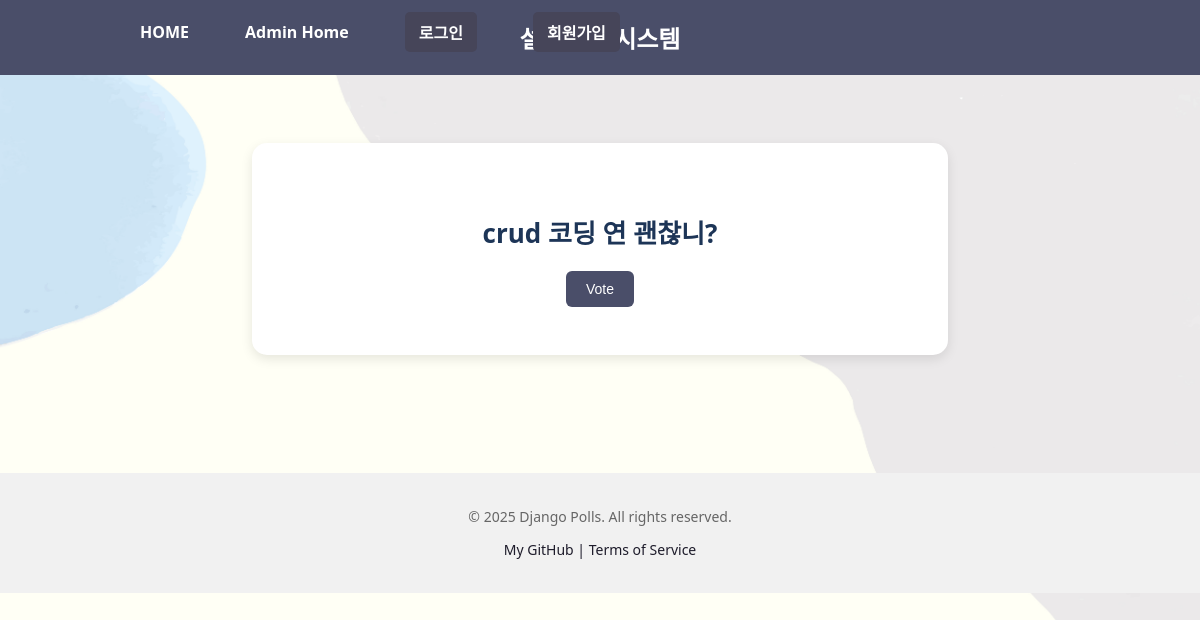
The page /polls/9/ on the database as committed earlier.
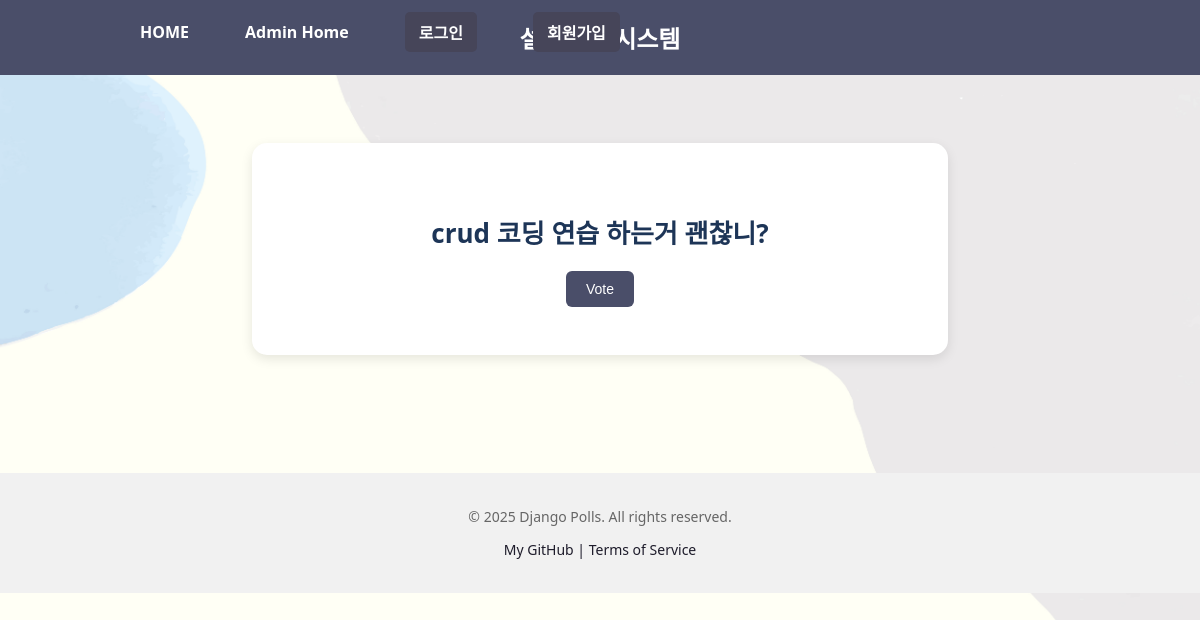
The same page on the database as committed later.
### polls/models.py (models this page shows, shortened)
class Question(models.Model):
    question_text = models.CharField(max_length=200)
    pub_date = models.DateTimeField('date published')

### polls/views.py (the view)
# urls.py: path("<int:pk>/", views.DetailView.as_view(), name="detail"),
class DetailView(generic.DetailView):
    model = Question
    template_name = "polls/detail.html"
    context_object_name = "question"

### templates/polls/detail.html (shortened to what this page needs)
{% extends "polls/base.html" %}
{% load static %}
{% block content %}
<link rel="stylesheet" href="{% static 'css/detail.css' %}">
<div class="detail-container">
 <h2 class="question-title">{{ question.question_text }}</h2>
 <form action="{% url 'polls:vote' question.id %}" method="post" class="vote-form">
  <div class="submit-btn-wrap">
   <input type="submit" value="Vote" class="submit-btn">
  </div>
 </form>
</div>
{% endblock %}

### templates/polls/base.html
{% load static %}
<!DOCTYPE html>
<html lang="ko">
    {% include "polls/head.html" %}
<body>
    {% include "polls/header.html" %}
    <main>
        {% block content %}{% endblock %}
    </main>
    {% include "polls/footer.html" %}
</body>
</html>

### templates/polls/head.html (shortened to what this page needs)
 {% load static %}
 <head>
  <link rel="stylesheet" href="{% static 'css/index.css' %}" />
  <link rel="stylesheet" href="{% static 'css/detail.css' %}" />
  <link rel="stylesheet" href="{% static 'css/accounts.css' %}" />
 </head>

### templates/polls/header.html
{% load static %}
<header>
  <div class="site-header">
    <h1 class="site-title">설문조사 시스템</h1>
    <nav class="site-nav">
      <ul>
        <li><a href="{% url 'polls:index' %}">HOME</a></li>
        <li><a href="{% url 'admin:index' %}">Admin Home</a></li>
        {% if user.is_authenticated %}
          <li>
            <form method="post" action="{% url 'logout' %}">
              {% csrf_token %}
              <button type="submit" class="nav-button">로그아웃</button>
            </form>
          </li>
        {% else %}
          <li><a href="{% url 'login' %}" class="nav-button">로그인</a></li>
          <li><a href="{% url 'signup' %}" class="nav-button">회원가입</a></li>
        {% endif %}
      </ul>
    </nav>
  </div>
</header>

### templates/polls/footer.html
{% load static %}
<footer>
 <div class="site-footer">
  <p>&copy; 2025 Django Polls. All rights reserved.</p>
  <p>
   <a href="https://github.com/aca1111-git">My GitHub |</a>
   <a href="/terms">Terms of Service</a>
  </p>
 </div>
</footer>

### static/css/index.css (style rules this page uses)
body { background: url("../img/background.jpg") no-repeat top left; background-size: cover; font-family: 'Segoe UI', sans-serif; margin: 0; padding: 0; }
header { background-color: #4a4e69; color: white; padding: 20px; justify-content: space-between; align-items: center; position: relative; }
.site-nav li { display: inline; background: none; box-shadow: none; }
main { padding: 20px; text-align: center; }
h2 { color: #333; font-size: 28px; margin-bottom: 20px; }
ul { list-style: none; padding: 0; margin: 0 auto; max-width: 700px; }
li { background-color: white; border-radius: 10px; margin-bottom: 12px; padding: 15px 20px; box-shadow: 0 2px 6px rgba(0, 0, 0, 0.1); transition: background-color 0.2s ease; }
a { text-decoration: none; font-size: 18px; color: #1d3557; }
footer { margin-top: 50px; padding: 20px; background-color: #f1f1f1; text-align: center; font-size: 14px; color: #666; }
footer a { color: #1e1c2b; text-decoration: none; font-size: 14px; }
.site-header { width: 100%; position: relative; text-align: center; }
.site-title { margin: 0; font-size: 24px; }
.site-nav { position: absolute; left: 100px; top: 50%; transform: translateY(-50%); }
.site-nav ul { list-style: none; margin: 0; padding: 0; }
.site-nav a { color: white; text-decoration: none; font-weight: bold; font-size: 16px; }
form { margin-top: 20px; }
.submit-btn { background-color: #4a4e69; color: white; padding: 10px 20px; font-size: 14px; border: none; border-radius: 6px; cursor: pointer; transition: background-color 0.2s ease; }
.question-title { font-size: 24px; font-weight: bold; margin-bottom: 30px; color: #2c2c2c; }

### static/css/detail.css (style rules this page uses)
.detail-container { background-color: #ffffff; max-width: 600px; margin: 3rem auto; padding: 3rem; border-radius: 15px; box-shadow: 0 4px 12px rgba(0, 0, 0, 0.1); text-align: center; }
.question-title { font-size: 26px; color: #1d3557; margin-bottom: 20px; }

### static/css/accounts.css (style rules this page uses)
.site-nav li { display: flex; align-items: center; }
.site-nav ul { list-style: none; display: flex; gap: 1rem; margin: 0; padding: 0; }
.nav-button { background-color: #464559; color: white; padding: 8px 14px; border-radius: 5px; font-weight: bold; transition: background-color 0.3s ease; text-decoration: none; border: none; outline: none; box-shadow: none; }

Rows that differ between the two databases and show on the page:
changed Question: question_text "crud 코딩 연 괜찮니?" → "crud 코딩 연습 하는거 괜찮니?"
